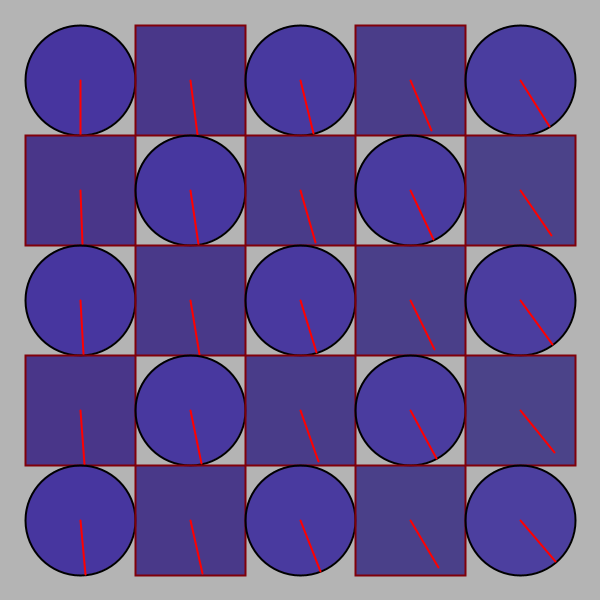
Frame 1 (no input)
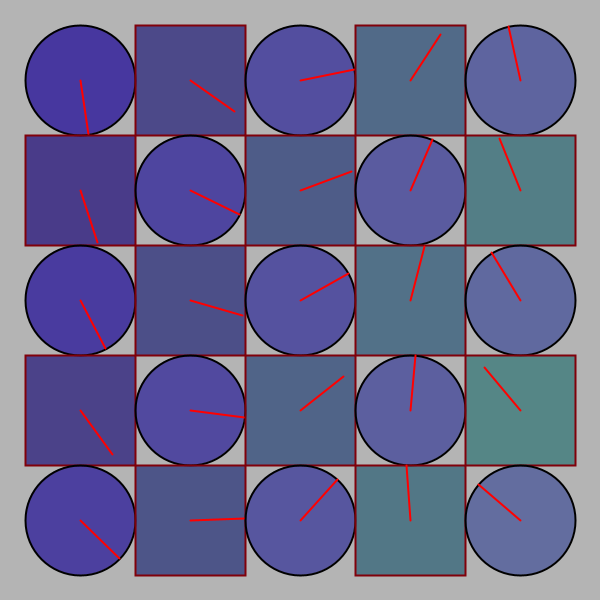
Frame 60 (the mouse pressed at the canvas centre just before this capture)
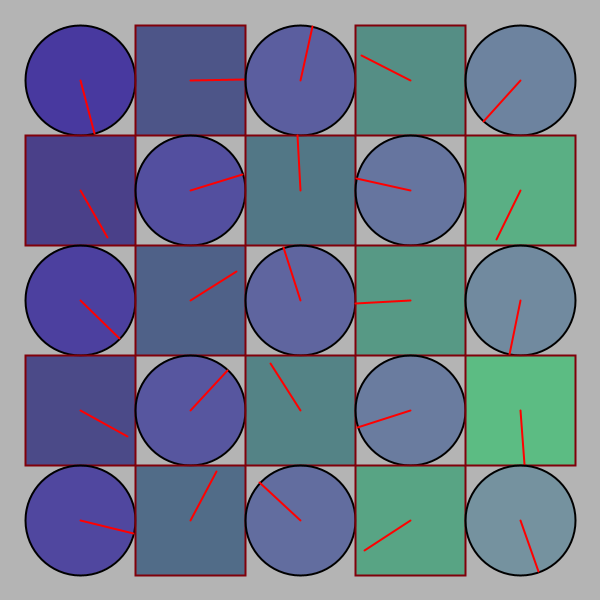
Frame 120 (the mouse held since frame 60 and released just before this capture)

The Processing sketch that drew these frames (run headless with seeded random() and noise(); from frame 60 on, the mouse is pressed at the canvas centre):

// Processing sketch: processing_151494
// ── processing_151494.pde

/*
 * Creative Coding
 * Week 2, 04 - The Clocks
 * by Indae Hwang and Jon McCormack
 * Copyright (c) 2014 Monash University
 *
 * This program draws a grid of circular "clocks", whose hands move according to the elasped time.
 * The higher the clock number the faster it moves, the first clock takes 1 min to go all the way around.
 * The function "movingCircle" is used to draw each clock. It is passed the position, size and hand angle
 * as arguments.
 * 
 */

void setup() {
  size(600, 600);
  background(180);
  rectMode(CENTER);
  noStroke();
}


void draw() {
  background(180);
  noStroke();

  int num = 5;
  int margin = 80;

  float gutter = 0; //distance between each cell
  float cellsize = ( width - (2 * margin) - gutter * (num - 1) ) / (num - 1);

  int circleNumber = 0; // counter

  for (int i=0; i<num; i++) {
    for (int j=0; j<num; j++) {
      ++circleNumber;

      float tx = margin + cellsize * i + gutter * i;
      float ty = margin + cellsize * j + gutter * j;
         
      if (circleNumber%2 >0) {
        
      movingCircle(tx, ty, cellsize, circleNumber * TWO_PI * millis() / 60000.0);
      }
      else {
        movingCircle2(tx, ty, cellsize, circleNumber * TWO_PI * millis() / 60000.0);
      }
    }
  }
}//end of draw 


  
void movingCircle(float x, float y, float size, float angle) {

  // calculate endpoint of the line
  float tempX = x + (size / 2) * sin(angle);
  float tempY = y + (size / 2) * cos(angle);

  stroke(0);
  strokeWeight(2);
  fill(angle*10+25, 20*angle, 150, 180);
  ellipse(x, y, size, size); // circle

  stroke(255, 0, 0);
  line(x, y, tempX, tempY); // red line
}

void movingCircle2(float x, float y, float size, float angle) {

  // calculate endpoint of the line
  float tempX = x + (size / 2) * sin(angle);
  float tempY = y + (size / 2) * cos(angle);

  stroke(128,0,10);
  strokeWeight(2);
  fill(angle*5+28, 30*angle, 120-angle, 180+angle);
  print(angle);
  rect(x, y, size, size); // rect

  stroke(255, 0, 0);
  line(x, y, tempX, tempY); // red line

}
